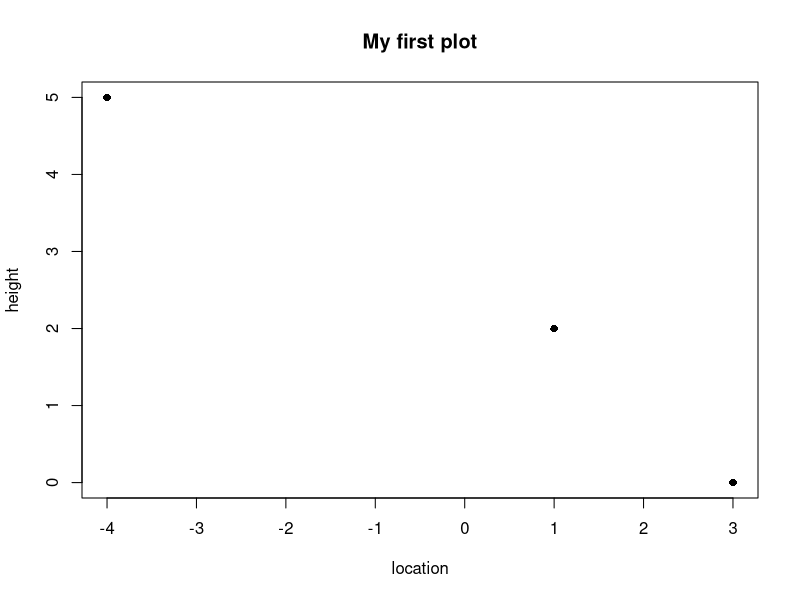

This figure's R source:
## ---- chunk 1
3+1
## ---- chunk 2
data.frame(
  "name" = c("Bianca","Mine","Volodymyr"),
  "job"=c("phd_student","professor","professor"),
  "residence" = c("irvine","los-angeles","irivne")
)
## ---- chunk 3
x = 1+2
print(x)
## ---- chunk 4
print(x)
## ---- chunk 5
plot(
  x = c(-4, 3, 1), 
  y = c(5, 0, 2), 
  pch=16,
  xlab = "location",
  ylab = "height",
  main= "My first plot"
)
